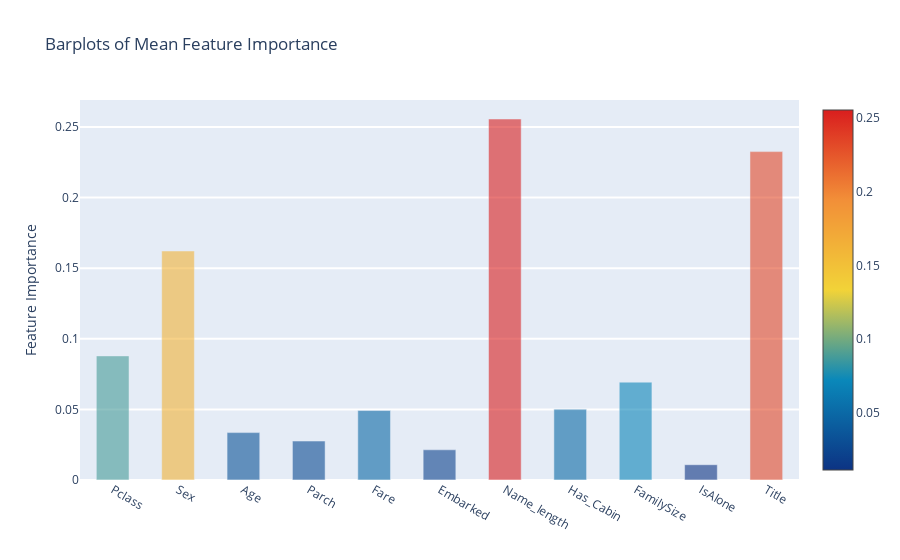

The code cell stored with this chart in its notebook:
### Markdown cell above
##### Plotly Barplot of Average Feature Importances
Having obtained the mean feature importance across all our classifiers, we can plot them into a Polly bar plot as follows:

### Code cell
y = feature_dataframe['mean'].values
x = feature_dataframe['features'].values
data = [go.Bar(x = x, y= y,width = 0.5, marker = dict(color = feature_dataframe['mean'].values,
                                                     colorscale = 'Portland',
                                                     showscale = True,
                                                     reversescale = False),opacity = 0.6)]

layout = go.Layout(
    autosize = True,
    title = 'Barplots of Mean Feature Importance',
    hovermode = 'closest',
    yaxis = dict(
        title = 'Feature Importance',
        ticklen = 5,
        gridwidth = 2
    ),
    showlegend = False

)
fig = go.Figure(data =data,layout = layout)
py.iplot(fig,filename = 'bar-direct-labels')

### Figure 1 — Plotly figure (JSON) as saved in the notebook; plotly's stock layout.template omitted (floating-point values rounded to 4 significant figures)
{"data": [{"marker": {"color": [0.08785, 0.1621, 0.03356, 0.02757, 0.04918, 0.02138, 0.2556, 0.05016, 0.06927, 0.01082, 0.2325], "colorscale": [[0, "rgb(12,51,131)"], [0.25, "rgb(10,136,186)"], [0.5, "rgb(242,211,56)"], [0.75, "rgb(242,143,56)"], [1, "rgb(217,30,30)"]], "reversescale": false, "showscale": true}, "opacity": 0.6, "type": "bar", "width": 0.5, "x": ["Pclass", "Sex", "Age", "Parch", "Fare", "Embarked", "Name_length", "Has_Cabin", "FamilySize", "IsAlone", "Title"], "y": [0.08785, 0.1621, 0.03356, 0.02757, 0.04918, 0.02138, 0.2556, 0.05016, 0.06927, 0.01082, 0.2325]}], "layout": {"autosize": true, "hovermode": "closest", "showlegend": false, "title": {"text": "Barplots of Mean Feature Importance"}, "yaxis": {"gridwidth": 2, "ticklen": 5, "title": {"text": "Feature Importance"}}}}
